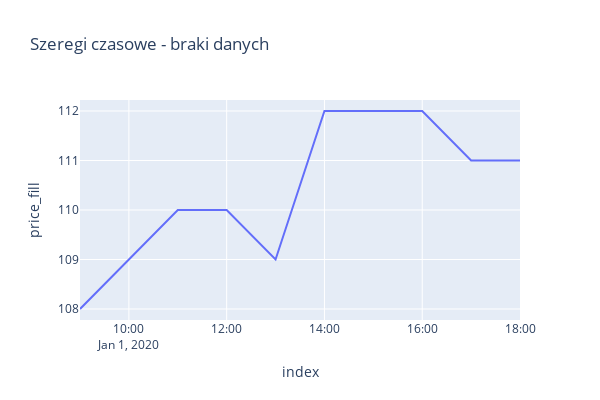

Notebook cell for this chart:
### Code cell
df_plotly = df.reset_index()
df_plotly['price_fill'] = df_plotly['price'].fillna(method='bfill')
px.line(df_plotly, 'index', 'price_fill', width=600, height=400, 
        title='Szeregi czasowe - braki danych')

### Figure 1 — Plotly figure (JSON) as saved in the notebook; plotly's stock layout.template omitted (floating-point values rounded to 4 significant figures)
{"data": [{"hovertemplate": "index=%{x}<br>price_fill=%{y}<extra></extra>", "legendgroup": "", "line": {"color": "#636efa", "dash": "solid"}, "marker": {"symbol": "circle"}, "mode": "lines", "name": "", "orientation": "v", "showlegend": false, "type": "scatter", "x": ["2020-01-01T09:00:00", "2020-01-01T10:00:00", "2020-01-01T11:00:00", "2020-01-01T12:00:00", "2020-01-01T13:00:00", "2020-01-01T14:00:00", "2020-01-01T15:00:00", "2020-01-01T16:00:00", "2020-01-01T17:00:00", "2020-01-01T18:00:00"], "xaxis": "x", "y": [108, 109, 110, 110, 109, 112, 112, 112, 111, 111], "yaxis": "y"}], "layout": {"height": 400, "legend": {"tracegroupgap": 0}, "title": {"text": "Szeregi czasowe - braki danych"}, "width": 600, "xaxis": {"anchor": "y", "domain": [0, 1], "title": {"text": "index"}}, "yaxis": {"anchor": "x", "domain": [0, 1], "title": {"text": "price_fill"}}}}
